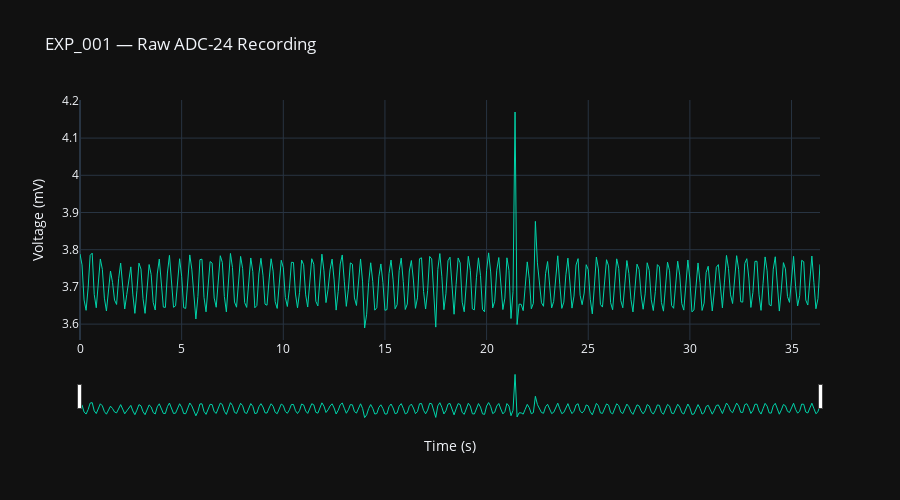

Here is the notebook cell this chart was saved with:
### Markdown cell above
## 2. Raw signal — full trace

### Code cell
fig = go.Figure()

fig.add_trace(go.Scatter(
    x=t, y=raw_mv,
    mode="lines",
    name="Differential 1-2",
    line=dict(color="#00d4aa", width=1),
))

fig.update_layout(
    title="EXP_001 — Raw ADC-24 Recording",
    xaxis_title="Time (s)",
    yaxis_title="Voltage (mV)",
    template="plotly_dark",
    height=500,
    hovermode="x unified",
    xaxis=dict(rangeslider=dict(visible=True)),
)

fig.show()

### Figure 1 — Plotly figure (JSON) as saved in the notebook; plotly's stock layout.template omitted (floating-point values rounded to 4 significant figures; data arrays with more than 128 entries replaced by an {"elided": "..."} marker saying what was removed)
{"data": [{"line": {"color": "#00d4aa", "width": 1}, "mode": "lines", "name": "Differential 1-2", "type": "scatter", "x": {"elided": "365 float values"}, "y": {"elided": "365 float values"}}], "layout": {"height": 500, "hovermode": "x unified", "title": {"text": "EXP_001 — Raw ADC-24 Recording"}, "xaxis": {"rangeslider": {"visible": true}, "title": {"text": "Time (s)"}}, "yaxis": {"title": {"text": "Voltage (mV)"}}}}
